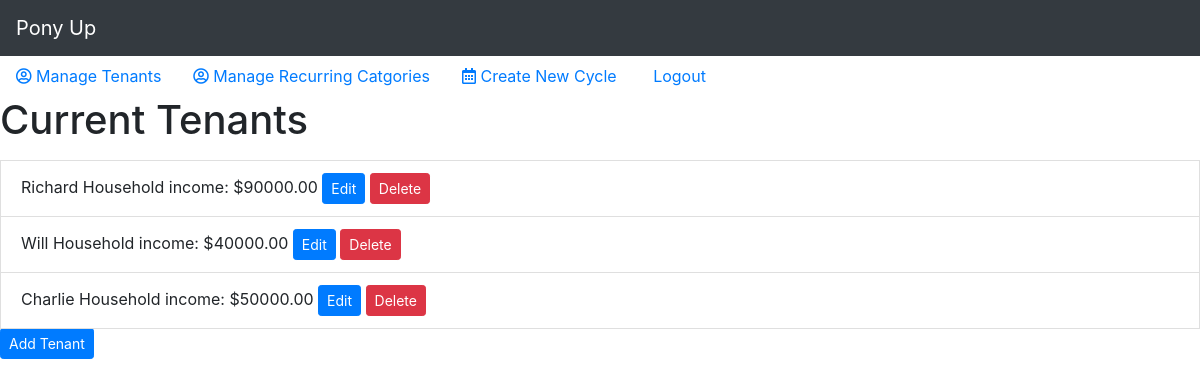
The app's page /tenants/ (signed in), older data.
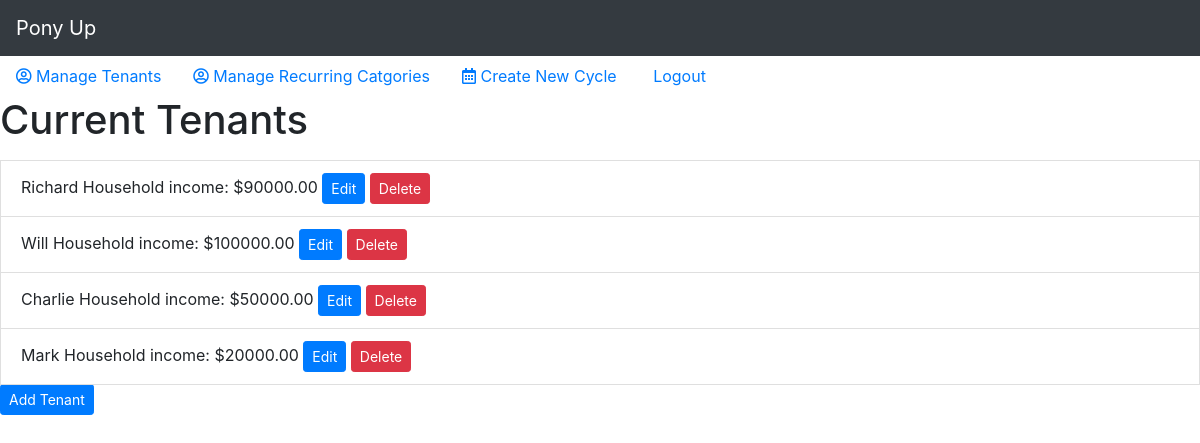
The same page, newer data.
### cycles/models.py (models this page shows, shortened)
class Tenant(models.Model):
    name =  models.CharField(max_length=100)
    income = models.DecimalField(max_digits=9, decimal_places=2)
    manager = models.ForeignKey(User, on_delete=models.CASCADE)
    deletedOn = models.DateField(default=None, null=True)
    cycle = models.ManyToManyField("Cycle", through='tenantCycle')

### cycles/views/tenantlist.py (the view)
# urls.py: path("tenants/", views.tenantlist, name="tenantlist"),
def tenantlist(request):
    tenants = Tenant.objects.all()
    context = {'tenants': tenants}
    return render(request, 'cycles/tenantlist.html', context)

### cycles/templates/cycles/tenantlist.html (shortened to what this page needs)
{% extends "cycles/index.html" %}
{% block content %}
<h1>Current Tenants</h1>
{% for tenant in tenants %}
{% if tenant.deletedOn is None %}
<li class="list-group-item">{{ tenant.name }} Household income: ${{ tenant.income }}
    <a href="{% url 'cycles:editTenantForm' tenant.id %}"><button class="btn btn-primary btn-sm">Edit</button></a>
    <a href="{% url 'cycles:deleteTenant' tenant.id %}"><button class="btn btn-danger btn-sm">Delete</button></a>
</li>
{% endif %}
{% endfor %}
<a href="{% url 'cycles:addTenantForm' %}"><button class="btn btn-primary btn-sm">Add Tenant</button></a>
{% endblock %}

### cycles/templates/cycles/index.html (shortened to what this page needs)
{% load static %}
<!DOCTYPE html>
<html>
<head>
    <link rel="stylesheet" href="https://stackpath.bootstrapcdn.com/bootstrap/4.3.1/css/bootstrap.min.css">
    <link rel="stylesheet" href="https://use.fontawesome.com/releases/v5.7.0/css/all.css"
>
    <link rel="stylesheet" type="text/css" href="{% static 'cycles/index.css' %}">
</head>
<body>
    {% include "cycles/navbar.html" %}
    {% if user.is_authenticated %}
    {% block content %}
    {% endblock content%}
    {% else %}
    <h1>Lets get started...</h1>
    <div><a href="{% url 'cycles:register' %}">Register</a></div>
    <div><a href="{% url 'cycles:login' %}">Login</a></div>
    {% endif %}
</body>
</html>

### cycles/templates/cycles/navbar.html (shortened to what this page needs)
<nav class="navbar navbar-dark bg-dark">
    <a class="navbar-brand" href="/">Pony Up</a>
</nav>
<ul class="nav">
    <li class="nav-item ">
        <a href="{% url 'cycles:tenantlist' %}" class="nav-link link"><i class="far fa-user-circle"></i> Manage
            Tenants</a>
    </li>
    <li class="nav-item ">
        <a href="{% url 'cycles:recurringlist' %}" class="nav-link link"><i class="far fa-user-circle"></i> Manage
            Recurring Catgories</a>
    </li>
    <li class="nav-item">
        <a href="{% url 'cycles:newCycleForm' %}" class="nav-link link"><i class="far fa-calendar-alt"></i> Create New Cycle</a>
    </li>
    <li class="nav-item">
        <a href="{% url 'cycles:logout' %}" class="nav-link link"> Logout</a>
    </li>
</ul>

Row changes from the older to the newer data that the page shows:
changed Tenant "Will": income "40000.00" → "100000.00"
added Tenant: name "Mark", income "20000.00"
